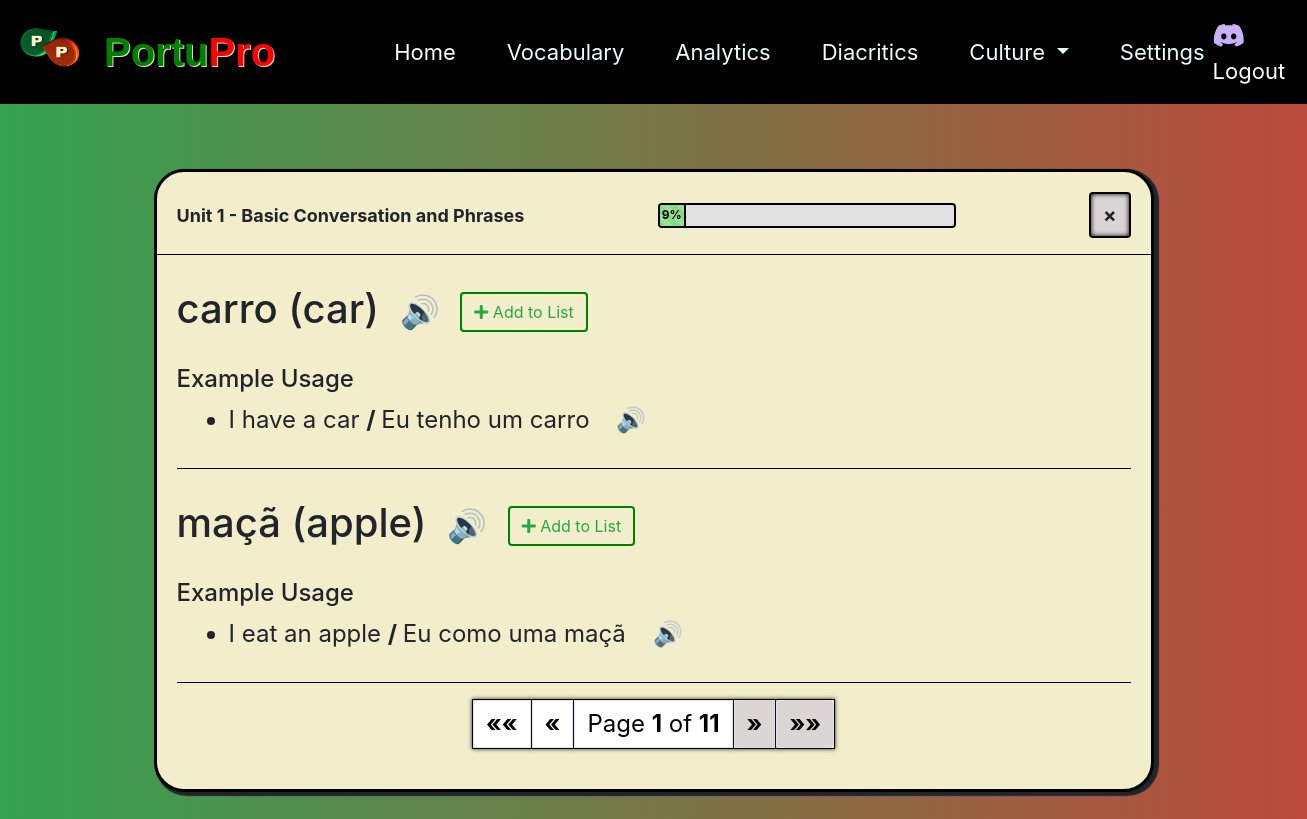
/lesson/1/ (signed in), run on the app's committed database.
### mainsite/models.py (models this page shows, shortened)
class Unit(models.Model):
    name = models.CharField(max_length=255, blank=False, null=False)
    description = models.TextField(blank=True, null=True)

class Word(models.Model):
    portuguese_word = models.CharField(max_length=255)
    english_translation = models.CharField(max_length=255)
    lesson = models.ForeignKey('Lesson', on_delete=models.CASCADE, blank=True, null=True)
    class Meta:
        ordering = ['id']

class ExampleUsage(models.Model):
    word = models.ForeignKey(Word, on_delete=models.CASCADE, related_name='example_usages')
    english_usage = models.TextField()
    portuguese_usage = models.TextField()

### mainsite/views.py (the view)
# urls.py: path('lesson/<int:lesson_id>/', views.lesson, name='lesson'),
@login_required
def lesson(request, lesson_id):
    proficiency_dict = {
        '1': 'Beginner',
        '2': 'Intermediate',
        '3': 'Advanced'
    }
    lesson = Lesson.objects.get(unit_id=lesson_id, difficulty=proficiency_dict[str(request.user.proficiency_level)])
    words_list = lesson.word_set.all()
    default = 1
    if UserAttempts.objects.filter(lesson=lesson, user=request.user).exists():
        default = int(UserAttempts.objects.filter(lesson=lesson, user=request.user)[0].pages_covered)
    words_per_page = 2
    page = request.GET.get('page', default)  # Default to the first page
    paginator = Paginator(words_list, words_per_page)
    try:
        words = paginator.page(page)
    except PageNotAnInteger:
        words = paginator.page(1)
    except EmptyPage:
        words = paginator.page(paginator.num_pages)
    percent_complete = int((int(page)/paginator.num_pages)*100)
    if not UserAttempts.objects.filter(lesson=lesson, user=request.user).exists():
        UserAttempts.objects.create(lesson=lesson, user=request.user, pages_covered=0)
    else:
        user_attempt = UserAttempts.objects.get(lesson=lesson, user=request.user)
        user_attempt.pages_covered = int(page)
        user_attempt.save()
    example_usages_1 = words[0].example_usages.all()
    word_1_usages = []
    word_1_usages.append(example_usages_1)
    try:
        example_usages_2 = words[1].example_usages.all()
    except:
        example_usages_2 = []
    word_2_usages = []
    word_2_usages.append(example_usages_2)
    unit_obj = Unit.objects.get(id=lesson_id)
    return render(request, 'mainsite/lesson.html', {
        'lesson': lesson, 'words': words, 'word_1_usages':word_1_usages, 'word_2_usages':word_2_usages,
        'percent_complete': percent_complete, 'unit_id': lesson_id, 'unit_name': unit_obj.name})

### templates/mainsite/lesson.html (shortened to what this page needs)
{% load static %}
<!DOCTYPE html>
<html lang="en">
<head>
<link rel="stylesheet" href="https://stackpath.bootstrapcdn.com/bootstrap/4.3.1/css/bootstrap.min.css">
<link rel="stylesheet" href="https://use.fontawesome.com/releases/v5.15.3/css/all.css">
<link rel="stylesheet" href="{% static 'dashboard.css' %}">
</head>
<body>
  {% include 'mainsite/navbar.html' %}
  <div class="container">
    <div class="quiz-container">
      <div class="d-flex justify-content-between align-items-center mb-3">
        <div style="width: auto; margin-left:20px; font-size: 18px">
          <b>Unit {{unit_id}} - {{unit_name}} </b>
        </div>
        <div class="progress" style="width: 30%;">
          <div class="progress-bar progress-bar-striped" role="progressbar" style="width: {{ percent_complete }}%;" data-toggle="tooltip" data-placement="top" title="For Quiz 2" aria-valuenow="{{percent_complete}}" aria-valuemin="0" aria-valuemax="100">{{percent_complete}}%</div>
        </div>
        <a href="/home" class="btn btn-light big-close" id="big_close">&times;</a>
    </div>
    <hr>
    <div class="lesson-content" style="margin: 20px;">
      <form>
        {% for word in words %}
        <div class="word-header" style="margin-top: 30px;">
          <h1>{{word.portuguese_word}} ({{word.english_translation}})
              <button class="sound-button" id="speakBtn" style="font-size:32px" onclick="convertTextToSpeech('{{word.portuguese_word}}')">🔊</button>
              <button class="btn btn-outline-success plus-button" id="plusBtn" data-word-id="{{ word.id }}"><i class="fas fa-plus"></i>    Add to List</button>
          </h1><br>
        </div>
        <div class="example-usage">
          <h4>Example Usage</h4>
          <ul>
            {% for usage in word.example_usages.all %}
            <li style="font-size:24px; margin-left: 12px;"> {{usage.english_usage}} <b>   /   </b> {{usage.portuguese_usage}} <button class="sound-button" id="speakBtn" onclick="convertTextToSpeech('{{usage.portuguese_usage}}')" style="font-size: 24px; margin-left: 20px;">🔊</button></li>
            {% endfor %}
          </ul>
          </div>
        <hr style="margin-top:30px">
        {% endfor %}
        <div id="pagination_box">
          <nav id="pagination-nav" aria-label="Page navigation example">
            <ul class="pagination justify-content-center">
              {% if words.has_previous %}
                <li class="page-item">
                  <a class="page-link" href="?page=1" aria-label="First" style="background-color:rgb(219, 213, 213); font-weight: bold; font-size:24px">
                    <span aria-hidden="true" style="color: rgb(0, 0, 0);">&laquo;&laquo;</span>
                  </a>
                </li>
                <li class="page-item">
                  <a class="page-link" href="?page={{ words.previous_page_number }}" aria-label="Previous" style="background-color: rgb(219, 213, 213); font-weight: bold; font-size:24px">
                    <span aria-hidden="true" style="color: rgb(0, 0, 0);">&laquo;</span>
                  </a>
                </li>
              {% else %}
                <li class="page-item disabled" style="background-color: rgb(219, 213, 213); font-weight: bold; font-size:24px">
                  <span class="page-link" style="color: rgb(0, 0, 0);">&laquo;&laquo;</span>
                </li>
                <li class="page-item disabled" style="background-color: rgb(219, 213, 213); font-weight: bold; font-size:24px">
                  <span class="page-link" style="color: rgb(0, 0, 0);">&laquo;</span>
                </li>
              {% endif %}
              <li class="page-item disabled">
                <span class="page-link" style="background-color: rgb(255, 255, 255); font-size:24px; color: black;">Page <b>{{ words.number }}</b> of <b>{{ words.paginator.num_pages }}</b></span>
              </li>
              {% if words.has_next %}
                <li class="page-item">
                  <a class="page-link" href="?page={{ words.next_page_number }}" aria-label="Next" id="nextBtn" style="background-color: rgb(219, 213, 213); font-weight: bold; font-size:24px">
                    <span aria-hidden="true" style="color: rgb(0, 0, 0);">&raquo;</span>
                  </a>
                </li>
                <li class="page-item">
                  <a class="page-link" href="?page={{ words.paginator.num_pages }}" aria-label="Last" id="lastBtn" style="background-color: rgb(219, 213, 213)  ; font-weight: bold; font-size:24px">
                    <span aria-hidden="true" style="color: rgb(0, 0, 0);">&raquo;&raquo;</span>
                  </a>
                </li>
              {% endif %}
            </ul>
          </nav>
        </div>
      </form>
      </div>
    </div>
  </div>
  <div aria-live="polite" aria-atomic="true" style="position: fixed; top: 50%; left: 50%; transform: translate(-50%, -50%); min-height: 200px; z-index: 1050;">
  </div>
</body>
</html>

### static/dashboard.css (style rules this page uses)
html, body { height: 100%; margin: 0; padding: 0; }
body { background: linear-gradient(to right, #33A251, #BB4B3C); background-attachment: fixed; background-repeat: no-repeat; background-size: cover; }
.container { min-height: 100%; }
.quiz-container { border-radius: 30px; box-shadow: 3px 2px 1px 2px; background-color: #f2edcb; margin-top: 65px; border: 3px solid black; }
.progress-bar { border: 0px solid black; background-color: #87db88; color: black; font-weight: bold; border-right: 2px solid black; }
.progress { background-color: 0px solid black; background-color: rgb(226, 226, 226); height: 25px; width: 30%; border: 2px solid black; }
#big_close { border: 2px solid black; margin-right: 20px; box-shadow: inset 0px 0px 5px 0px black; background-color: rgb(219, 213, 213); font-size: 20px; font-weight: bold; }
.page-item { border: 1px solid rgb(0, 0, 0); box-shadow: 0px 0px 4px 0px; }

### templates/mainsite/lesson.html (style rules this page uses)
.quiz-container { max-width: 1000px; margin: 30px auto; background-color: #f9f9f9; padding: 20px; padding-left: 0px; padding-right: 0px; border-radius: 8px; box-shadow: 0 0 10px rgba(0, 0, 0, 0.1); }
hr { border: none; height: 1px; width: 100%; margin-left: 0px; margin-right: 0px; background-color: #000000; }
.sound-button { background: none; border: none; font-size: 24px; cursor: pointer; padding: 0; display: inline-flex; align-items: center; justify-content: center; }
.sound-button, .plus-button { margin-left: 10px; cursor: pointer; transition: transform 0.2s ease-in-out; }
.sound-button i, .plus-button i { pointer-events: none; }
#plusBtn { border: 2px solid green }

### data on the page
Unit: name "Basic Conversation and Phrases"
Word: portuguese_word "carro", english_translation "car"
ExampleUsage: english_usage "I have a car", portuguese_usage "Eu tenho um carro"
Word: portuguese_word "maçã", english_translation "apple"
ExampleUsage: english_usage "I eat an apple", portuguese_usage "Eu como uma maçã"

### other printed values
{{ unit_id }} "1"
{{ percent_complete }} "9"
{{ words.number }} "1"
{{ words.paginator.num_pages }} "11"
